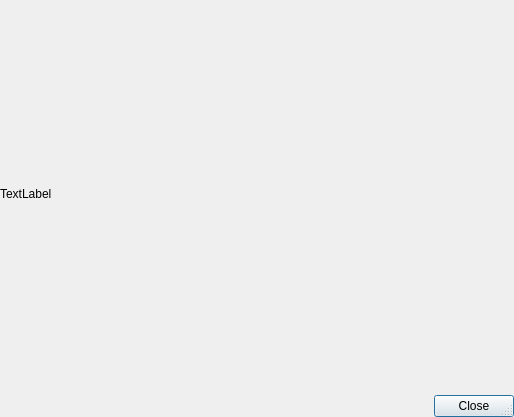
<?xml version="1.0" encoding="UTF-8"?>
<ui version="4.0">
 <class>QgsHelpViewerBase</class>
 <widget class="QDialog" name="QgsHelpViewerBase">
  <property name="geometry">
   <rect>
    <x>0</x>
    <y>0</y>
    <width>514</width>
    <height>417</height>
   </rect>
  </property>
  <property name="windowTitle">
   <string>QGIS Help</string>
  </property>
  <property name="windowIcon">
   <iconset>
    <normaloff/>
   </iconset>
  </property>
  <property name="sizeGripEnabled">
   <bool>true</bool>
  </property>
  <layout class="QGridLayout" name="gridLayout">
   <property name="leftMargin">
    <number>0</number>
   </property>
   <property name="topMargin">
    <number>0</number>
   </property>
   <property name="rightMargin">
    <number>0</number>
   </property>
   <property name="bottomMargin">
    <number>0</number>
   </property>
   <item row="0" column="0">
    <widget class="QLabel" name="webView">
     <property name="text">
      <string>TextLabel</string>
     </property>
     <property name="textFormat">
      <enum>Qt::RichText</enum>
     </property>
    </widget>
   </item>
   <item row="1" column="0">
    <widget class="QDialogButtonBox" name="buttonBox">
     <property name="standardButtons">
      <set>QDialogButtonBox::Close</set>
     </property>
    </widget>
   </item>
  </layout>
 </widget>
 <layoutdefault spacing="6" margin="11"/>
 <resources/>
 <connections>
  <connection>
   <sender>buttonBox</sender>
   <signal>rejected()</signal>
   <receiver>QgsHelpViewerBase</receiver>
   <slot>reject()</slot>
   <hints>
    <hint type="sourcelabel">
     <x>482</x>
     <y>390</y>
    </hint>
    <hint type="destinationlabel">
     <x>508</x>
     <y>288</y>
    </hint>
   </hints>
  </connection>
 </connections>
</ui>
